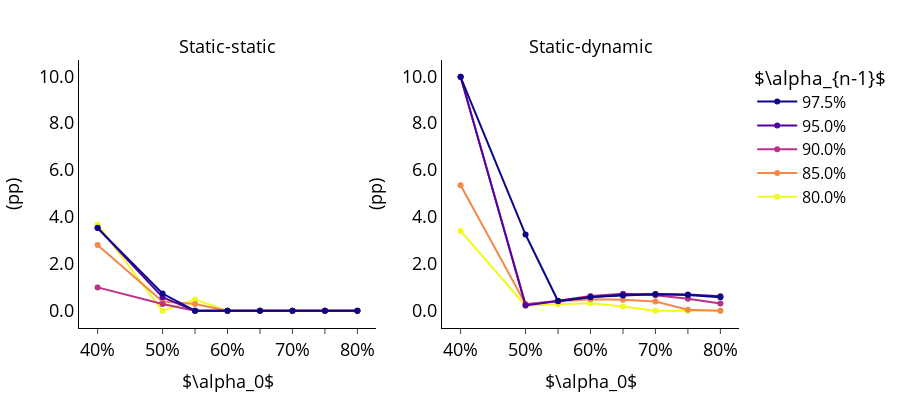

Source (notebook cell):
### Code cell
b0, bn1 = a0+[], an1[2:]+[]
fresh_fr_analysis(alpha, "T20_S150_n4", b0, bn1, reps, view_bool=True, hover_bool=False, plot="fresh_fr", share_y="scale")

### Figure 1 — Plotly figure (JSON) as saved in the notebook; plotly's stock layout.template omitted (floating-point values rounded to 4 significant figures)
{"data": [{"customdata": [0.4, 0.5, 0.55, 0.6, 0.65, 0.7, 0.75, 0.8], "hovertemplate": "α(0): %{customdata:.1%} <br>Fresh produce fill rate = %{y:,.2%}", "legendgroup": "80.0%", "marker": {"color": "rgb(240, 249, 33)"}, "mode": "lines+markers", "name": "80.0%", "showlegend": false, "type": "scatter", "x": [0.4, 0.5, 0.55, 0.6, 0.65, 0.7, 0.75, 0.8], "xaxis": "x", "y": [0.03679, -1.56e-14, 0.004854, -2.343e-14, 7.361e-14, -2.295e-13, -1.594e-13, 7.55e-14], "yaxis": "y"}, {"customdata": [0.4, 0.5, 0.55, 0.6, 0.65, 0.7, 0.75, 0.8], "hovertemplate": "α(0): %{customdata:.1%} <br>Fresh produce fill rate = %{y:,.2%}", "legendgroup": "80.0%", "marker": {"color": "rgb(240, 249, 33)"}, "mode": "lines+markers", "name": "80.0%", "showlegend": true, "type": "scatter", "x": [0.4, 0.5, 0.55, 0.6, 0.65, 0.7, 0.75, 0.8], "xaxis": "x2", "y": [0.03402, 0.002177, 0.00276, 0.003199, 0.001892, 1.399e-14, 1.354e-14, 7.661e-15], "yaxis": "y2"}, {"customdata": [0.4, 0.5, 0.55, 0.6, 0.65, 0.7, 0.75, 0.8], "hovertemplate": "α(0): %{customdata:.1%} <br>Fresh produce fill rate = %{y:,.2%}", "legendgroup": "85.0%", "marker": {"color": "rgb(243, 137, 72)"}, "mode": "lines+markers", "name": "85.0%", "showlegend": false, "type": "scatter", "x": [0.4, 0.5, 0.55, 0.6, 0.65, 0.7, 0.75, 0.8], "xaxis": "x", "y": [0.02806, 0.003947, 0.002956, -4.574e-14, 9.681e-14, 9.948e-14, 3.908e-14, 7.55e-14], "yaxis": "y"}, {"customdata": [0.4, 0.5, 0.55, 0.6, 0.65, 0.7, 0.75, 0.8], "hovertemplate": "α(0): %{customdata:.1%} <br>Fresh produce fill rate = %{y:,.2%}", "legendgroup": "85.0%", "marker": {"color": "rgb(243, 137, 72)"}, "mode": "lines+markers", "name": "85.0%", "showlegend": true, "type": "scatter", "x": [0.4, 0.5, 0.55, 0.6, 0.65, 0.7, 0.75, 0.8], "xaxis": "x2", "y": [0.0535, 0.002967, 0.003962, 0.004925, 0.004781, 0.003959, 0.0005213, 9.659e-15], "yaxis": "y2"}, {"customdata": [0.4, 0.5, 0.55, 0.6, 0.65, 0.7, 0.75, 0.8], "hovertemplate": "α(0): %{customdata:.1%} <br>Fresh produce fill rate = %{y:,.2%}", "legendgroup": "90.0%", "marker": {"color": "rgb(184, 50, 137)"}, "mode": "lines+markers", "name": "90.0%", "showlegend": false, "type": "scatter", "x": [0.4, 0.5, 0.55, 0.6, 0.65, 0.7, 0.75, 0.8], "xaxis": "x", "y": [0.01, 0.002947, 3.331e-14, -4.441e-16, -1.086e-13, 9.526e-14, 1.058e-13, -1.92e-13], "yaxis": "y"}, {"customdata": [0.4, 0.5, 0.55, 0.6, 0.65, 0.7, 0.75, 0.8], "hovertemplate": "α(0): %{customdata:.1%} <br>Fresh produce fill rate = %{y:,.2%}", "legendgroup": "90.0%", "marker": {"color": "rgb(184, 50, 137)"}, "mode": "lines+markers", "name": "90.0%", "showlegend": true, "type": "scatter", "x": [0.4, 0.5, 0.55, 0.6, 0.65, 0.7, 0.75, 0.8], "xaxis": "x2", "y": [0.09977, 0.002758, 0.004342, 0.006373, 0.007326, 0.006657, 0.005172, 0.003115], "yaxis": "y2"}, {"customdata": [0.4, 0.5, 0.55, 0.6, 0.65, 0.7, 0.75, 0.8], "hovertemplate": "α(0): %{customdata:.1%} <br>Fresh produce fill rate = %{y:,.2%}", "legendgroup": "95.0%", "marker": {"color": "rgb(83, 2, 162)"}, "mode": "lines+markers", "name": "95.0%", "showlegend": false, "type": "scatter", "x": [0.4, 0.5, 0.55, 0.6, 0.65, 0.7, 0.75, 0.8], "xaxis": "x", "y": [0.03541, 0.005815, 2.576e-14, 3.386e-14, -2.986e-14, -1.088e-14, 6.628e-14, 1.172e-13], "yaxis": "y"}, {"customdata": [0.4, 0.5, 0.55, 0.6, 0.65, 0.7, 0.75, 0.8], "hovertemplate": "α(0): %{customdata:.1%} <br>Fresh produce fill rate = %{y:,.2%}", "legendgroup": "95.0%", "marker": {"color": "rgb(83, 2, 162)"}, "mode": "lines+markers", "name": "95.0%", "showlegend": true, "type": "scatter", "x": [0.4, 0.5, 0.55, 0.6, 0.65, 0.7, 0.75, 0.8], "xaxis": "x2", "y": [0.09976, 0.00231, 0.004164, 0.00582, 0.006979, 0.007158, 0.006966, 0.006268], "yaxis": "y2"}, {"customdata": [0.4, 0.5, 0.55, 0.6, 0.65, 0.7, 0.75, 0.8], "hovertemplate": "α(0): %{customdata:.1%} <br>Fresh produce fill rate = %{y:,.2%}", "legendgroup": "97.5%", "marker": {"color": "rgb(13, 8, 135)"}, "mode": "lines+markers", "name": "97.5%", "showlegend": false, "type": "scatter", "x": [0.4, 0.5, 0.55, 0.6, 0.65, 0.7, 0.75, 0.8], "xaxis": "x", "y": [0.03528, 0.00739, 6.772e-15, 3.675e-14, 1.155e-14, -2.665e-15, 7.827e-14, 1.041e-13], "yaxis": "y"}, {"customdata": [0.4, 0.5, 0.55, 0.6, 0.65, 0.7, 0.75, 0.8], "hovertemplate": "α(0): %{customdata:.1%} <br>Fresh produce fill rate = %{y:,.2%}", "legendgroup": "97.5%", "marker": {"color": "rgb(13, 8, 135)"}, "mode": "lines+markers", "name": "97.5%", "showlegend": true, "type": "scatter", "x": [0.4, 0.5, 0.55, 0.6, 0.65, 0.7, 0.75, 0.8], "xaxis": "x2", "y": [0.09961, 0.03252, 0.004171, 0.005877, 0.00657, 0.00706, 0.006763, 0.005834], "yaxis": "y2"}], "layout": {"annotations": [{"font": {"color": "black", "size": 18}, "showarrow": false, "text": "Static-static", "x": 0.225, "xanchor": "center", "xref": "paper", "y": 1, "yanchor": "bottom", "yref": "paper"}, {"font": {"color": "black", "size": 18}, "showarrow": false, "text": "Static-dynamic", "x": 0.775, "xanchor": "center", "xref": "paper", "y": 1, "yanchor": "bottom", "yref": "paper"}], "height": 400, "hovermode": "closest", "legend": {"font": {"color": "black", "size": 16}, "itemwidth": 40, "title": {"side": "top center", "text": "$\\alpha_{n-1}$"}, "traceorder": "reversed", "valign": "middle", "xanchor": "left"}, "margin": {"b": 40, "l": 20, "r": 20, "t": 60}, "plot_bgcolor": "white", "width": 900, "xaxis": {"anchor": "y", "domain": [0, 0.45], "linecolor": "black", "linewidth": 1, "showline": true, "tickfont": {"color": "black", "size": 18}, "ticks": "outside", "ticktext": ["40%", "50%", "", "60%", "", "70%", "", "80%"], "tickvals": [0.4, 0.5, 0.55, 0.6, 0.65, 0.7, 0.75, 0.8], "title": {"font": {"color": "black", "size": 18}, "text": "$\\alpha_0$"}}, "xaxis2": {"anchor": "y2", "domain": [0.55, 1], "linecolor": "black", "linewidth": 1, "showline": true, "tickfont": {"color": "black", "size": 18}, "ticks": "outside", "ticktext": ["40%", "50%", "", "60%", "", "70%", "", "80%"], "tickvals": [0.4, 0.5, 0.55, 0.6, 0.65, 0.7, 0.75, 0.8], "title": {"font": {"color": "black", "size": 18}, "text": "$\\alpha_0$"}}, "yaxis": {"anchor": "x", "domain": [0, 1], "linecolor": "black", "linewidth": 1, "showline": true, "showticklabels": true, "tickfont": {"color": "black", "size": 18}, "ticktext": ["0.0", "2.0", "4.0", "6.0", "8.0", "10.0"], "tickvals": [0, 0.02, 0.04, 0.06, 0.08, 0.1], "title": {"font": {"color": "black", "size": 18}, "text": "(pp)"}}, "yaxis2": {"anchor": "x2", "domain": [0, 1], "linecolor": "black", "linewidth": 1, "matches": "y", "showline": true, "showticklabels": true, "tickfont": {"color": "black", "size": 18}, "ticktext": ["0.0", "2.0", "4.0", "6.0", "8.0", "10.0"], "tickvals": [0, 0.02, 0.04, 0.06, 0.08, 0.1], "title": {"font": {"color": "black", "size": 18}, "text": "(pp)"}}}}
